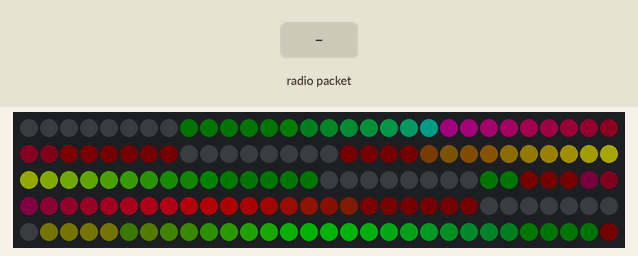
Simulated run of this sketch. Board: Arduino Uno, built with avr-gcc and run on an emulated ATmega328P. Shown: 150 RGB LEDs in strip order, left to right, continuing on the next row. Inputs (shaded band) come from the test bench. Dim RGB values are drawn brighter than linear; random numbers use the default seed unless the sketch sets one; no radio packets arrive unless stated.

Above: at 3.6 s.
3.7 s: radio packet "1" arrives
At 9.04 s:
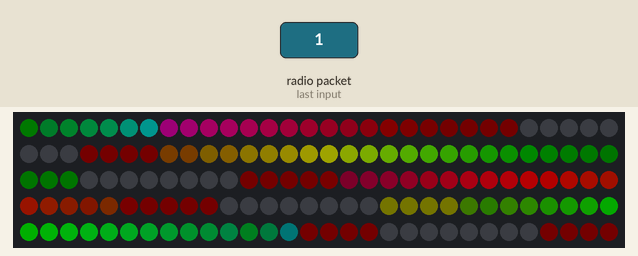
12.8 s: radio packet "0" arrives
At 16.9 s:
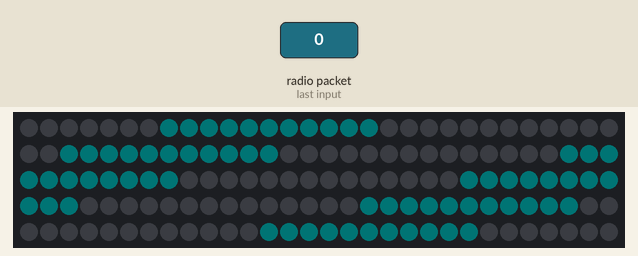
18.8 s: radio packet "2" arrives
At 18.8 s:
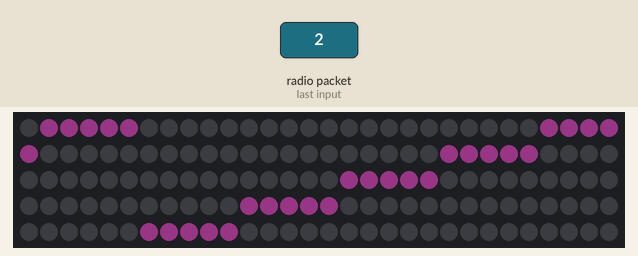
26.7 s: radio packet "1" arrives
At 29.87 s:
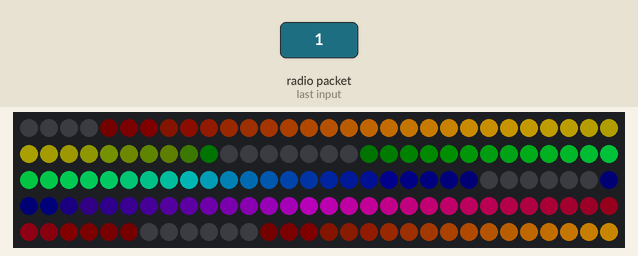
31.8 s: radio packet "0" arrives
At 34.98 s:
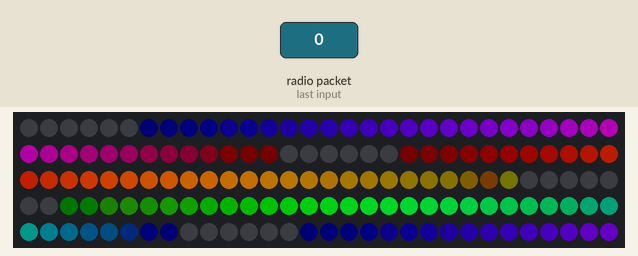
38.4 s: radio packet "2" arrives
At 39.8 s:
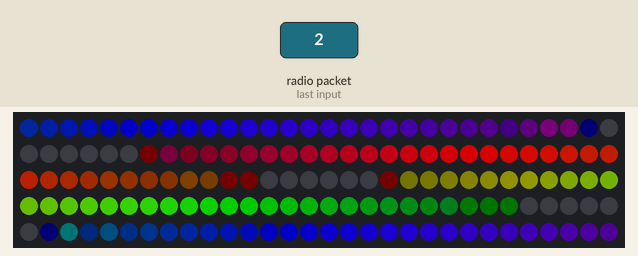

The sketch:

warreables.ino
```cpp
#include <FastLED.h>
#include <RF24.h>
#include <SPI.h>
#include <Warrolight.h>
#include <nRF24L01.h>

// How many leds in your strip?
// #define NUM_LEDS 150
#define NUM_LEDS 150

// For led chips like Neopixels, which have a data line, ground, and power, you
// just need to define DATA_PIN.  For led chipsets that are SPI based (four
// wires - data, clock, ground, and power), like the LPD8806 define both
// DATA_PIN and CLOCK_PIN
#define DATA_PIN 6
#define DATA_PIN2 7

#define RADIO_PAYLOAD_SIZE 32

// Define the array of leds
CRGB leds[NUM_LEDS];

MultiProgram program;

// This variable is persisted even after reseting the arduino. That allows
// cycling through different programs of light
__attribute__((section(".noinit"))) unsigned int currentProgram;

RF24 radio(7, 8); // CE, CSN

void setup()
{
  randomSeed(analogRead(0));

  FastLED.addLeds<WS2812B, DATA_PIN, GRB>(leds, NUM_LEDS);
  FastLED.setMaxPowerInVoltsAndMilliamps(5, 600);

  for (int i = 0; i < NUM_LEDS; i++)
  {
    leds[i] = CRGB::Black;
  }

  leds[0] = CRGB::Black;
  leds[1] = CRGB::Red;
  leds[2] = CRGB::Green;
  leds[3] = CRGB::Blue;

  FastLED.show();
  // Serial.begin(9600);
  radio.begin();
  radio.openReadingPipe(0, 0xF0F0F0F0F0);

  // Max power 1000 mah
  // radio.setChannel(92);
  // radio.setChannel(103);

  // Max power 700 mah
  radio.setChannel(81);
  // radio.setChannel(114);

  radio.setPALevel(RF24_PA_HIGH);
  // radio.enableDynamicPayloads();
  radio.setPayloadSize(RADIO_PAYLOAD_SIZE);
  radio.setDataRate(RF24_2MBPS);
  radio.setAutoAck(false);
  radio.startListening();

  program.setup();

  currentProgram = currentProgram + 1;
  program.setProgram(currentProgram);
}

void writeLeds(int pos, byte r, byte g, byte b)
{
  if (pos < 150)
  {
    leds[pos].setRGB(r, g, b);
  }
}

void writeLedsRgb565(int pos, byte ba, byte bb)
{
  int rgb565 = ((int)(ba & 0xff) << 8) | ((int)(bb & 0xff));
  byte b = ((rgb565 & 0x001f)) << 3;
  byte g = ((rgb565 & 0x7E0) >> 5) << 2;
  byte r = ((rgb565) >> 11) << 3;
  writeLeds(pos, r, g, b);
}

int stripSize = NUM_LEDS;

int waitingCounter = 0;
int partsCount = 0;
int lastFrame = 0;
boolean painted = false;

byte data[RADIO_PAYLOAD_SIZE];
unsigned long lastFrameMs = millis();
unsigned long time = 0;

void loop()
{
  int ledSize = 3;

  unsigned long nowMs = millis();

  if (radio.available())
  {
    while (radio.available())
    {                                  // While there is data ready
      radio.read(&data, sizeof(data)); // Get the payload
    }
    int pos = data[0];
    byte frame = data[1];
    // Serial.print("Received ");
    // Serial.println(pos);

    if (frame != lastFrame)
    {
      if (painted)
      {
        painted = false;
      }
      else
      {
        painted = true;
        partsCount = 0;
        /*for (int i = 0; i < 75; i+=1) {
          writeLeds(i, 255,0,0);
        }*/
        // Show whatever is in the buffer, clearly the end of last frame was
        // lost Mark second led with purple dot
        // writeLeds(1, 200,0,255);
        FastLED.show();
      }
    }
    lastFrame = frame;
    partsCount++;

    int offset = data[0];
    for (int i = 2; i + 2 < RADIO_PAYLOAD_SIZE; i += ledSize)
    {
      if (ledSize == 3)
      {
        writeLeds(offset + i / ledSize, data[i], data[i + 1], data[i + 2]);
      }
      else if (ledSize == 2)
      {
        writeLedsRgb565(offset + i / ledSize, data[i], data[i + 1]);
      }
    }

    if ((offset + 30 / ledSize) > 145)
    {
      /*
      // For debugging lost packets in the frame
      if(partsCount != 15) {
        for (int i = 0; i < 20; i+=1) {
          writeLeds(i, 255,255,0);
        }
      }
      */
      partsCount = 0;
      FastLED.show();
      FastLED.show();
      painted = true;
    }
    lastFrameMs = nowMs;
  }
  else
  {
    long timeSinceLastSignal = (nowMs - lastFrameMs);
    if (timeSinceLastSignal > 3000)
    {
      program.draw(leds, NUM_LEDS, time);
      FastLED.show();
    }
  }

  time++;
}
```

programs.cpp
```cpp
#include <Warrolight.h>

void Stars::setup()
{
  memset(m_stars, 0, sizeof(m_stars));
  memset(m_starsColors, 0, sizeof(m_starsColors));
  memset(m_starsSaturation, 0, sizeof(m_starsSaturation));
  int i = random(0, 1000);
  m_chance = 1000 - i;
  m_decay = 9999 - i;
  m_tone = random(0, 255);
  m_init = true;
}

void Stars::draw(CRGB *leds, unsigned int numLeds, unsigned long time)
{
  if (!m_init)
  {
    setup();
  }

  for (unsigned int i = 0; i < numLeds; i++)
  {
    if (random(0, m_chance) == 0)
    {
      m_stars[i] = min(255, (int)m_stars[i] + (int)random(20, 255));
      m_starsColors[i] = random(0, 10) + (time / 10 % 255);
      m_starsSaturation[i] = random(0, 150) + 50;
    }
    if (m_stars[i] > 0)
    {
      m_stars[i] = max(0, (int) (((long)m_stars[i]) * m_decay / 10000));
    }

    int h = ((int)m_starsColors[i] + m_tone) % 255;
    int s = m_starsSaturation[i];
    int v = m_stars[i];

    leds[i].setHSV(h, s, v);
  }

  if (time % (60 * 3 * 10) == 0)
  {
    m_init = false;
  }
}

void Rainbow::setup()
{
  //m_speed = random(1, 1);
  m_init = true;
}

void Rainbow::draw(CRGB *leds, unsigned int numLeds, unsigned long time)
{
  if (!m_init)
  {
    setup();
  }

  for (unsigned int i = 0; i < numLeds; i++)
  {
    int h = (i * 2 + time * 3 * m_speed) % 255;
    int s = 255;
    int v = sin8(i * 6 + time * m_speed);

    leds[i].setHSV(h, s, v);
  }
}

void Explosion::setup()
{
  m_intensity = random(5, 25);
  m_life = m_intensity;
  m_center = random(1, 25);
  m_tone = random(1, 255);
  m_saturation = random(0, 255);
  m_init = true;
}

void Explosion::draw(CRGB *leds, unsigned int numLeds, unsigned long time)
{
  if (!m_init || m_life < 0)
  {
    setup();
  }

  for (unsigned int i = 0; i < numLeds; i++)
  {
    int d = abs(static_cast<int>(i % 25) - m_center);
    if (d < (m_intensity - m_life))
    {
      long fb = min(255, max(0, (255 / m_intensity) * m_life));
      byte b = (byte)round(256 * ((fb / 256.0 * fb / 256.0)));
      leds[i].setHSV(m_tone, m_saturation, b);
    }
    else
    {
      leds[i] = CRGB::Black;
    }
  }

  m_life--;
}

void Pulse::setup()
{
  m_tone = random(1, 255);
  m_speed = random(1, 2);
  m_init = true;
}

void Pulse::draw(CRGB *leds, unsigned int numLeds, unsigned long time)
{
  if (!m_init)
  {
    setup();
  }

  int pulse =
      (int)200 * (sin(time / 30.0 * m_speed * 2) + 1) / 2 + 50;

  for (unsigned int i = 0; i < numLeds; i++)
  {
    leds[i].setHSV(m_tone % 255, 200, pulse);
  }
}

//////////////////////////////////////////////////////////////////////////////////////////
// SINES ///////////////////////////////////////////////////////////////////////////////
//////////////////////////////////////////////////////////////////////////////////////////

byte PARAM_SINES[] = {0, 12, 25, 38, 50, 63, 75, 87, 99, 110, 122, 133, 143, 154, 164, 173, 182, 191, 199, 207, 214, 221, 227, 232, 237, 241, 245, 248, 251, 253, 254, 254, 254, 254, 252, 250, 248, 245, 241, 236, 231, 226, 220, 213, 206, 198, 190, 181, 172, 162, 152, 142, 131, 120, 108, 97, 85, 73, 61, 48, 35, 23, 10, 0, 0, 0, 0, 0, 0, 0, 0, 0, 0, 0, 0, 0, 0, 0, 0, 0, 0, 0, 0, 0, 0, 0, 0, 0, 0, 0, 0, 0, 0, 0, 0, 0, 0, 0, 0, 0, 0, 0, 0, 0, 0, 0, 0, 0, 0, 0, 0, 0, 0, 0, 0, 0, 0, 0, 0, 0, 0, 0, 0, 0, 0, 0, 4, 17, 29, 42, 54, 67, 79, 91, 103, 114, 125, 136, 147, 157, 167, 176, 185, 194, 202, 209, 216, 223, 229, 234};

void Sines::setup()
{
  m_saturation = random(150, 255);
  m_speed  = random(-150, 150);
  m_scale  = random(1, 8);
  m_color_range = random(5, 255);
  m_color_tone = random(1, 255);
  m_contrast = random(1, 4);
  m_relative_time = 0;

  double sinSize = 50;
  for (int i = 0; i < 150; i++) {
    double p = sin(i/ sinSize);
    PARAM_SINES[i] = (int) max((double)0, floor(p*p*p*p*p*255.0));
  }

  m_init = true;
}

void Sines::draw(CRGB *leds, unsigned int numLeds, unsigned long time) {
  if (!m_init)
  {
    setup();
  }

  for (unsigned int i = 0; i < numLeds; i++) {
    byte hue = (byte) ((((i * 4 + m_relative_time/10) % 255) * m_color_range >> 8) + m_color_tone);

    byte b = PARAM_SINES[(i * m_scale + m_relative_time/20) % 150];

    // Amplify the blackness
    b = (byte) round(max(0, (255 - (255 - b)*m_contrast)>> 1));
    leds[i].setHSV(hue % 255, m_saturation, b);
  }

  m_relative_time = m_relative_time + m_speed*1;

  if(m_relative_time < 0) {
    m_relative_time += 30000;
  }
}


void MultiProgram::setup()
{
  m_program = random(0, MULTIPROGRAM_NUM_PROGRAMS);
  m_init = true;
}

void MultiProgram::setProgram(int program) {
  m_program = program % MULTIPROGRAM_NUM_PROGRAMS;
}

void MultiProgram::draw(CRGB *leds, unsigned int numLeds, unsigned long time)
{
  if (!m_init)
  {
    setup();
  }

  if (time % MULTIPROGRAM_INTERVAL == 0)
  {
    // m_program = (m_program + 1) % MULTIPROGRAM_NUM_PROGRAMS;
    m_program = random(0, MULTIPROGRAM_NUM_PROGRAMS);
  }

  switch (m_program)
  {
  case 0:
    m_stars.draw(leds, numLeds, time);
    break;
  case 1:
    m_sines.draw(leds, numLeds, time);
    break;
  case 2:
    m_explosion.draw(leds, numLeds, time);
    break;
  case 3:
    m_pulse.draw(leds, numLeds, time);
    break;
  case 4:
    m_rainbow.draw(leds, numLeds, time);
    break;
  }
}
```
